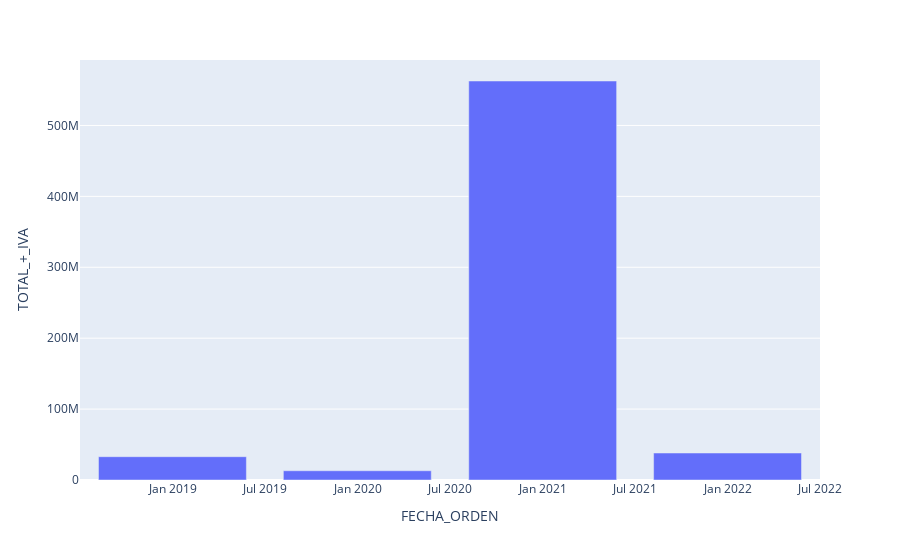

The notebook cell this image was saved under:
### Markdown cell above
## By year

### Code cell
px.bar(df_Y, y='TOTAL_+_IVA')

### Figure 1 — Plotly figure (JSON) as saved in the notebook; plotly's stock layout.template omitted (floating-point values rounded to 4 significant figures)
{"data": [{"alignmentgroup": "True", "hovertemplate": "FECHA_ORDEN=%{x}<br>TOTAL_+_IVA=%{y}<extra></extra>", "legendgroup": "", "marker": {"color": "#636efa", "pattern": {"shape": ""}}, "name": "", "offsetgroup": "", "orientation": "v", "showlegend": false, "textposition": "auto", "type": "bar", "x": ["2018-12-31T00:00:00", "2019-12-31T00:00:00", "2020-12-31T00:00:00", "2021-12-31T00:00:00"], "xaxis": "x", "y": [32860400, 13037000, 562696384, 38072908], "yaxis": "y"}], "layout": {"barmode": "relative", "legend": {"tracegroupgap": 0}, "margin": {"t": 60}, "xaxis": {"anchor": "y", "domain": [0, 1], "title": {"text": "FECHA_ORDEN"}}, "yaxis": {"anchor": "x", "domain": [0, 1], "title": {"text": "TOTAL_+_IVA"}}}}
